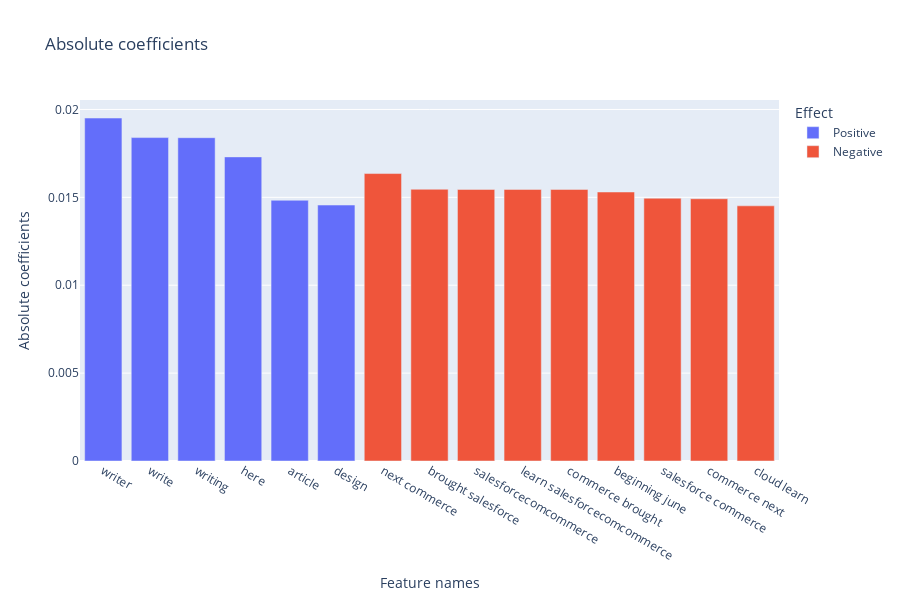

Source (notebook cell):
### Code cell
fig = px.bar(feautres_coef_df, y='Absolute coefficients',
             x='Feature names', color='Effect', title='Absolute coefficients', width=900, height=600)

fig.show()

### Figure 1 — Plotly figure (JSON) as saved in the notebook; plotly's stock layout.template omitted (floating-point values rounded to 4 significant figures)
{"data": [{"alignmentgroup": "True", "hovertemplate": "Effect=Positive<br>Feature names=%{x}<br>Absolute coefficients=%{y}<extra></extra>", "legendgroup": "Positive", "marker": {"color": "#636efa", "pattern": {"shape": ""}}, "name": "Positive", "offsetgroup": "Positive", "orientation": "v", "showlegend": true, "textposition": "auto", "type": "bar", "x": ["writer", "write", "writing", "here", "article", "design"], "xaxis": "x", "y": [0.01951, 0.0184, 0.01839, 0.0173, 0.01484, 0.01456], "yaxis": "y"}, {"alignmentgroup": "True", "hovertemplate": "Effect=Negative<br>Feature names=%{x}<br>Absolute coefficients=%{y}<extra></extra>", "legendgroup": "Negative", "marker": {"color": "#EF553B", "pattern": {"shape": ""}}, "name": "Negative", "offsetgroup": "Negative", "orientation": "v", "showlegend": true, "textposition": "auto", "type": "bar", "x": ["next commerce", "brought salesforce", "salesforcecomcommerce", "learn salesforcecomcommerce", "commerce brought", "beginning june", "salesforce commerce", "commerce next", "cloud learn"], "xaxis": "x", "y": [0.01635, 0.01546, 0.01545, 0.01545, 0.01545, 0.0153, 0.01495, 0.01492, 0.01452], "yaxis": "y"}], "layout": {"barmode": "relative", "height": 600, "legend": {"title": {"text": "Effect"}, "tracegroupgap": 0}, "title": {"text": "Absolute coefficients"}, "width": 900, "xaxis": {"anchor": "y", "autorange": true, "domain": [0, 1], "range": [-0.5, 14.5], "title": {"text": "Feature names"}, "type": "category"}, "yaxis": {"anchor": "x", "autorange": true, "domain": [0, 1], "range": [0, 0.02054], "title": {"text": "Absolute coefficients"}, "type": "linear"}}}
